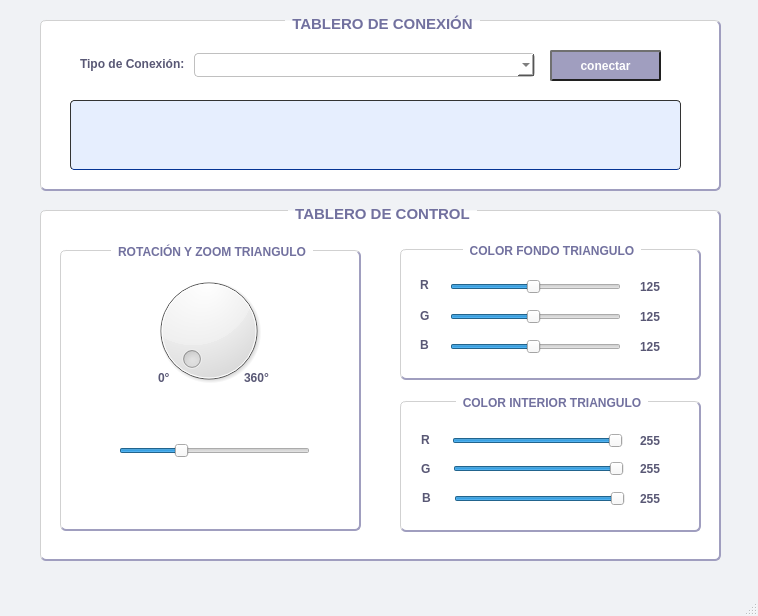
<?xml version="1.0" encoding="UTF-8"?>
<ui version="4.0">
 <class>MainWindow</class>
 <widget class="QMainWindow" name="MainWindow">
  <property name="geometry">
   <rect>
    <x>0</x>
    <y>0</y>
    <width>758</width>
    <height>616</height>
   </rect>
  </property>
  <property name="windowTitle">
   <string>Control App</string>
  </property>
  <property name="styleSheet">
   <string notr="true">/* 1. Fondo General */
QMainWindow, QWidget#centralwidget {
    background-color: #f0f2f5;  					/* Blanco palido (tinte grisaceo)  */
    color: #333333;            			 					/* Carbón oscuro */
}

/* 2. Etiquetas */
QLabel {
    color: #595875;            								/* Púrpura grisáceo */
    font-weight: bold;
	font-size: 12px
}

/* 3. Contenedores */
QGroupBox {
    background-color: #ffffff; 					 		/* Blanco puro */
    border: 1px solid #d1d1d1;
	border-bottom: 2px solid #a09ebf;
	border-right: 2px solid #a09ebf;
    border-radius: 6px;
    margin-top: 10px;
    font-weight: bold;
    color: #72719f;             									/* Color de Título: Azul-magenta */
}

QGroupBox::title {
    subcontrol-origin: margin;
    subcontrol-position: top center; 					/* Títulos centrado */
    padding: 5px;
}

/* 4. Entradas */
QTextEdit, QLineEdit, QComboBox {
    background-color: #ffffff;									/* Blanco puro */
    border: 1px solid #c0c0c0;
    border-radius: 4px;
    padding: 4px;
    color: #333333;														/* Gris muy oscuro */
}

/* Efecto al pasar el mouse por encima de los inputs */
QLineEdit:hover, QComboBox:hover {
    border: 1px solid #0078D7;
}

QPushButton {
	/* Estado HABILITADO (normal) */
    background-color: #a09ebf;  								/* Violeta grisáceo */
    color: white;
    font-weight: bold;
    padding: 5px;
    border-radius: 2px;         										/* Casi rectangular */

    /* EFECTO 3D: Luz arriba/izq, Sombra abajo/der */
    border-top: 2px solid #707070;    						/* Borde claro */
    border-left: 2px solid #707070;   							/* Borde claro */
    border-bottom: 2px solid #202020; 					/* Borde oscuro */
    border-right: 2px solid #202020;  						/* Borde oscuro */
}

/* Estado PRESIONADO: Invertimos los colores o aplanamos */
QPushButton:pressed {
    background-color: #72719f;        	/* Más oscuro: Azul-magenta */
    border: 2px solid #202020;        		/* Borde gris oscuro oscuro (hundido) */
    padding-top: 8px;              /* para efecto visual:: texto un poco abajo */
    padding-left: 8px;               /* para efecto visual: texto un poco a la derecha */
}

/* Estado DESHABILITADO */
QPushButton:disabled {
    background-color: #E6EEFE;			/* Azul claro grisáceo */
    color: #888888;									/* Gris medio */
    border: 1px solid #666666;				/* Gris oscuro */
}</string>
  </property>
  <widget class="QWidget" name="centralwidget">
   <widget class="QGroupBox" name="cfGroupBox">
    <property name="geometry">
     <rect>
      <x>400</x>
      <y>239</y>
      <width>301</width>
      <height>141</height>
     </rect>
    </property>
    <property name="title">
     <string>COLOR FONDO TRIANGULO</string>
    </property>
    <widget class="QLabel" name="labelR">
     <property name="geometry">
      <rect>
       <x>20</x>
       <y>38</y>
       <width>16</width>
       <height>16</height>
      </rect>
     </property>
     <property name="text">
      <string>R</string>
     </property>
    </widget>
    <widget class="QSlider" name="sliderBlue">
     <property name="geometry">
      <rect>
       <x>50</x>
       <y>100</y>
       <width>171</width>
       <height>16</height>
      </rect>
     </property>
     <property name="maximum">
      <number>255</number>
     </property>
     <property name="value">
      <number>125</number>
     </property>
     <property name="orientation">
      <enum>Qt::Orientation::Horizontal</enum>
     </property>
    </widget>
    <widget class="QSlider" name="sliderRed">
     <property name="geometry">
      <rect>
       <x>50</x>
       <y>40</y>
       <width>171</width>
       <height>16</height>
      </rect>
     </property>
     <property name="maximum">
      <number>255</number>
     </property>
     <property name="value">
      <number>125</number>
     </property>
     <property name="orientation">
      <enum>Qt::Orientation::Horizontal</enum>
     </property>
    </widget>
    <widget class="QLabel" name="labelB">
     <property name="geometry">
      <rect>
       <x>20</x>
       <y>98</y>
       <width>16</width>
       <height>16</height>
      </rect>
     </property>
     <property name="text">
      <string>B</string>
     </property>
    </widget>
    <widget class="QLabel" name="labelG">
     <property name="geometry">
      <rect>
       <x>20</x>
       <y>69</y>
       <width>16</width>
       <height>16</height>
      </rect>
     </property>
     <property name="text">
      <string>G</string>
     </property>
    </widget>
    <widget class="QSlider" name="sliderGreen">
     <property name="geometry">
      <rect>
       <x>50</x>
       <y>70</y>
       <width>171</width>
       <height>16</height>
      </rect>
     </property>
     <property name="maximum">
      <number>255</number>
     </property>
     <property name="value">
      <number>125</number>
     </property>
     <property name="orientation">
      <enum>Qt::Orientation::Horizontal</enum>
     </property>
    </widget>
    <widget class="QLabel" name="labelRValue">
     <property name="geometry">
      <rect>
       <x>240</x>
       <y>40</y>
       <width>31</width>
       <height>16</height>
      </rect>
     </property>
     <property name="styleSheet">
      <string notr="true">background-color:#ffffff;</string>
     </property>
     <property name="text">
      <string>125</string>
     </property>
    </widget>
    <widget class="QLabel" name="labelGValue">
     <property name="geometry">
      <rect>
       <x>240</x>
       <y>70</y>
       <width>31</width>
       <height>16</height>
      </rect>
     </property>
     <property name="styleSheet">
      <string notr="true">background-color: #ffffff;</string>
     </property>
     <property name="text">
      <string>125</string>
     </property>
    </widget>
    <widget class="QLabel" name="labelBValue">
     <property name="geometry">
      <rect>
       <x>240</x>
       <y>100</y>
       <width>31</width>
       <height>16</height>
      </rect>
     </property>
     <property name="styleSheet">
      <string notr="true">background-color: #ffffff;</string>
     </property>
     <property name="text">
      <string>125</string>
     </property>
    </widget>
   </widget>
   <widget class="QGroupBox" name="ciGroupBox">
    <property name="geometry">
     <rect>
      <x>400</x>
      <y>391</y>
      <width>301</width>
      <height>141</height>
     </rect>
    </property>
    <property name="title">
     <string>COLOR INTERIOR TRIANGULO</string>
    </property>
    <widget class="QSlider" name="sliderTriR">
     <property name="geometry">
      <rect>
       <x>52</x>
       <y>42</y>
       <width>171</width>
       <height>16</height>
      </rect>
     </property>
     <property name="maximum">
      <number>255</number>
     </property>
     <property name="singleStep">
      <number>1</number>
     </property>
     <property name="value">
      <number>255</number>
     </property>
     <property name="orientation">
      <enum>Qt::Orientation::Horizontal</enum>
     </property>
    </widget>
    <widget class="QSlider" name="sliderTriG">
     <property name="geometry">
      <rect>
       <x>53</x>
       <y>70</y>
       <width>171</width>
       <height>16</height>
      </rect>
     </property>
     <property name="maximum">
      <number>255</number>
     </property>
     <property name="value">
      <number>255</number>
     </property>
     <property name="orientation">
      <enum>Qt::Orientation::Horizontal</enum>
     </property>
    </widget>
    <widget class="QSlider" name="sliderTriB">
     <property name="geometry">
      <rect>
       <x>54</x>
       <y>100</y>
       <width>171</width>
       <height>16</height>
      </rect>
     </property>
     <property name="maximum">
      <number>255</number>
     </property>
     <property name="value">
      <number>255</number>
     </property>
     <property name="orientation">
      <enum>Qt::Orientation::Horizontal</enum>
     </property>
    </widget>
    <widget class="QLabel" name="labelWinR">
     <property name="geometry">
      <rect>
       <x>21</x>
       <y>41</y>
       <width>16</width>
       <height>16</height>
      </rect>
     </property>
     <property name="text">
      <string>R</string>
     </property>
    </widget>
    <widget class="QLabel" name="labelWinG">
     <property name="geometry">
      <rect>
       <x>21</x>
       <y>70</y>
       <width>16</width>
       <height>16</height>
      </rect>
     </property>
     <property name="text">
      <string>G</string>
     </property>
    </widget>
    <widget class="QLabel" name="labelWinB">
     <property name="geometry">
      <rect>
       <x>22</x>
       <y>99</y>
       <width>16</width>
       <height>16</height>
      </rect>
     </property>
     <property name="text">
      <string>B</string>
     </property>
    </widget>
    <widget class="QLabel" name="labelWinRValue">
     <property name="geometry">
      <rect>
       <x>240</x>
       <y>42</y>
       <width>31</width>
       <height>16</height>
      </rect>
     </property>
     <property name="styleSheet">
      <string notr="true">background-color: #ffffff</string>
     </property>
     <property name="text">
      <string>255</string>
     </property>
    </widget>
    <widget class="QLabel" name="labelWinGValue">
     <property name="geometry">
      <rect>
       <x>240</x>
       <y>70</y>
       <width>31</width>
       <height>16</height>
      </rect>
     </property>
     <property name="styleSheet">
      <string notr="true">background-color: #ffffff</string>
     </property>
     <property name="text">
      <string>255</string>
     </property>
    </widget>
    <widget class="QLabel" name="labelWinBValue">
     <property name="geometry">
      <rect>
       <x>240</x>
       <y>100</y>
       <width>31</width>
       <height>16</height>
      </rect>
     </property>
     <property name="styleSheet">
      <string notr="true">background-color: #ffffff;</string>
     </property>
     <property name="text">
      <string>255</string>
     </property>
    </widget>
   </widget>
   <widget class="QGroupBox" name="groupBox_4">
    <property name="geometry">
     <rect>
      <x>40</x>
      <y>10</y>
      <width>681</width>
      <height>181</height>
     </rect>
    </property>
    <property name="font">
     <font>
      <pointsize>11</pointsize>
      <bold>true</bold>
     </font>
    </property>
    <property name="title">
     <string>TABLERO DE CONEXIÓN</string>
    </property>
    <widget class="QPushButton" name="btnConectar">
     <property name="geometry">
      <rect>
       <x>510</x>
       <y>40</y>
       <width>111</width>
       <height>31</height>
      </rect>
     </property>
     <property name="font">
      <font>
       <pointsize>9</pointsize>
       <bold>true</bold>
      </font>
     </property>
     <property name="styleSheet">
      <string notr="true"/>
     </property>
     <property name="text">
      <string>conectar</string>
     </property>
     <property name="checkable">
      <bool>true</bool>
     </property>
    </widget>
    <widget class="QComboBox" name="opcionesConexionBox">
     <property name="geometry">
      <rect>
       <x>154</x>
       <y>43</y>
       <width>341</width>
       <height>24</height>
      </rect>
     </property>
     <property name="font">
      <font>
       <pointsize>9</pointsize>
       <bold>false</bold>
      </font>
     </property>
     <property name="currentText">
      <string extracomment="seleccione"/>
     </property>
    </widget>
    <widget class="QLabel" name="conexionlabel">
     <property name="geometry">
      <rect>
       <x>40</x>
       <y>44</y>
       <width>121</width>
       <height>20</height>
      </rect>
     </property>
     <property name="font">
      <font>
       <pointsize>-1</pointsize>
       <bold>true</bold>
      </font>
     </property>
     <property name="text">
      <string>Tipo de Conexión:</string>
     </property>
    </widget>
    <widget class="QTextEdit" name="logTextEdit">
     <property name="geometry">
      <rect>
       <x>30</x>
       <y>90</y>
       <width>611</width>
       <height>70</height>
      </rect>
     </property>
     <property name="font">
      <font>
       <pointsize>9</pointsize>
       <bold>false</bold>
      </font>
     </property>
     <property name="styleSheet">
      <string notr="true">border-color: 2px solid #053394;
background-color: #E6EEFE;
</string>
     </property>
     <property name="readOnly">
      <bool>true</bool>
     </property>
    </widget>
   </widget>
   <widget class="QGroupBox" name="controlGroupBox">
    <property name="geometry">
     <rect>
      <x>40</x>
      <y>200</y>
      <width>681</width>
      <height>361</height>
     </rect>
    </property>
    <property name="font">
     <font>
      <pointsize>11</pointsize>
      <bold>true</bold>
     </font>
    </property>
    <property name="title">
     <string>TABLERO DE CONTROL</string>
    </property>
    <widget class="QGroupBox" name="ztGroupBox">
     <property name="geometry">
      <rect>
       <x>20</x>
       <y>40</y>
       <width>301</width>
       <height>291</height>
      </rect>
     </property>
     <property name="title">
      <string>ROTACIÓN Y ZOOM TRIANGULO</string>
     </property>
     <widget class="QLabel" name="labelMaxAng">
      <property name="geometry">
       <rect>
        <x>184</x>
        <y>130</y>
        <width>31</width>
        <height>16</height>
       </rect>
      </property>
      <property name="font">
       <font>
        <pointsize>-1</pointsize>
        <bold>true</bold>
       </font>
      </property>
      <property name="text">
       <string>360°</string>
      </property>
     </widget>
     <widget class="QLabel" name="labelMinAng">
      <property name="geometry">
       <rect>
        <x>98</x>
        <y>130</y>
        <width>16</width>
        <height>16</height>
       </rect>
      </property>
      <property name="font">
       <font>
        <pointsize>-1</pointsize>
        <bold>true</bold>
       </font>
      </property>
      <property name="text">
       <string>0°</string>
      </property>
     </widget>
     <widget class="QDial" name="dialRotacion">
      <property name="geometry">
       <rect>
        <x>88</x>
        <y>30</y>
        <width>121</width>
        <height>121</height>
       </rect>
      </property>
      <property name="maximum">
       <number>360</number>
      </property>
     </widget>
     <widget class="QSlider" name="sliderZoom">
      <property name="geometry">
       <rect>
        <x>59</x>
        <y>190</y>
        <width>191</width>
        <height>41</height>
       </rect>
      </property>
      <property name="minimum">
       <number>10</number>
      </property>
      <property name="maximum">
       <number>300</number>
      </property>
      <property name="value">
       <number>100</number>
      </property>
      <property name="orientation">
       <enum>Qt::Orientation::Horizontal</enum>
      </property>
     </widget>
     <zorder>dialRotacion</zorder>
     <zorder>labelMaxAng</zorder>
     <zorder>labelMinAng</zorder>
     <zorder>sliderZoom</zorder>
    </widget>
   </widget>
   <zorder>controlGroupBox</zorder>
   <zorder>cfGroupBox</zorder>
   <zorder>ciGroupBox</zorder>
   <zorder>groupBox_4</zorder>
  </widget>
  <widget class="QMenuBar" name="menubar">
   <property name="geometry">
    <rect>
     <x>0</x>
     <y>0</y>
     <width>758</width>
     <height>21</height>
    </rect>
   </property>
  </widget>
  <widget class="QStatusBar" name="statusbar"/>
 </widget>
 <resources/>
 <connections/>
</ui>
